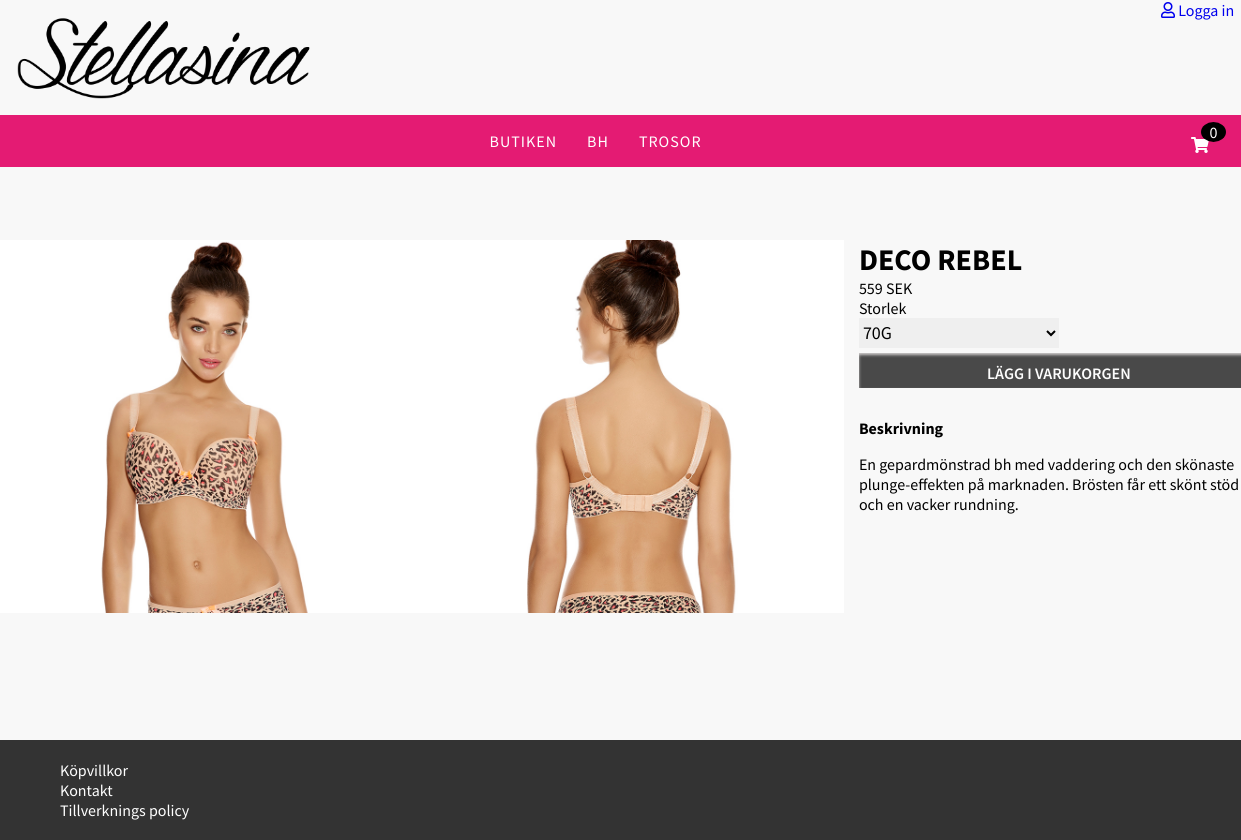
The page /shop/product-detail.php?product=4 on the database its author committed.
### tables this page shows
CREATE TABLE categorys
(   CategoryId INT NOT NULL AUTO_INCREMENT PRIMARY KEY,  
    CategoryName VARCHAR(550) NOT NULL
);

CREATE TABLE Products
(
    ProductsId INT NOT NULL AUTO_INCREMENT PRIMARY KEY,  
    ProductName VARCHAR(50) NOT NULL,
    Description VARCHAR(500) NOT NULL,
    Price  INT NOT NULL,
    Color VARCHAR(50) NOT NULL,
    Img  VARCHAR(500) NOT NULL,
    CategoryId INT NOT NULL,

    constraint FK_catID foreign key(CategoryId) references categorys(CategoryId)
);

CREATE TABLE images
(   ImageId INT NOT NULL AUTO_INCREMENT PRIMARY KEY,  
    ProductsId INT NOT NULL,
    Image VARCHAR(550) NOT NULL,

    constraint FK_prodimgId foreign key(ProductsId) references Products(ProductsId)
  );

### resources/classes/product.php (called while the page is built, shortened)
<?php
class Product {
    public function get_product() {
        $pdo = connect();
        $sql = "SELECT * FROM products
            WHERE ProductsId = '" . $this->{"ProductsId"} . "'";
        $toGet = $pdo->prepare($sql);
        $toGet->execute();
        return $toGet;
    }
    public function get_productvariation() {
        $pdo = connect();
        $sql = "SELECT *
        FROM productvariations  as PV
        JOIN products AS P ON PV.ProductId = P.ProductsId
        JOIN sizechart as S on PV.Size = S.SizeId
        WHERE ProductId = '" . $this->{"ProductId"} . "'";
        $toGet = $pdo->prepare($sql);
        $toGet->execute();
        return $toGet;
    }
    public function get_categoryForHeader() {
        $pdo = connect();
        $sql = "SELECT * FROM categorys";
        $toGet = $pdo->prepare($sql);
        $toGet->execute();
        return $toGet;
    }
    public function get_images() {
        $pdo = connect();
        $sql = "SELECT * FROM images
        WHERE ProductsId = '" . $this->{"ProductsId"} . "'";
        $toGet = $pdo->prepare($sql);
        $toGet->execute();
        return $toGet;
    }
}
?>

### shop/product-detail.php (the view, shortened to what this page needs)
<?php include_once '../header.php';
$product = New Product;
?>
<main id="product-content">
  <section>
  <form method="post" name="cartCount" action="">
      <?php if(isset($_GET['product'])) {
        $product->ProductsId = $_GET['product'];
        $product->ProductId = $_GET['product'];
        $product->ProductsId = $_GET['product'];
      } else {
        $product->ProductsId = $_POST['ProductsId'];
      }
        $result = $product->get_product();
        $test = $product->get_productvariation();
      while ($row = $result->fetch()) { ?>
      <div class="product-card-detail">
        <div class="product-image-wrapper">
          <img class="product-image" src="../<?php echo $row['Img'];?>" >
          <?php $results = $product->get_images();
          $Images = $results->fetch();
          if(isset($Images['Image'])) { ?>
          <img class="product-image" src="../<?php echo $Images['Image'];?>">
          <?php } ?>
        </div>
        <div class="product-details-text">
          <h2 class="title"><?php echo $row['ProductName']; ?></h2>
          <span class="price"><?php echo $row['Price'];?> SEK</span>
          <span class="select-title">Storlek</span>
          <select class="size" name="selectedSize">
            <?php while ($sizeRow = $test->fetch()) { ?>
              <option>
                <?php echo $sizeRow['Size']; ?>
              </option>
            <?php } ?>
          </select>
          <input type="submit" class="addtocart-btn"  name="addtocart" value="Lägg i varukorgen"/>
          <span class="title-description">Beskrivning</span>
          <p class="description"><?php echo $row['Description']; ?></p>
        </div>
      </div>
      <?php } ?>
    </form>
  </section>
</main>
<?php include_once "../footer.php";?>

### header.php (shortened to what this page needs)
<?php
$productCat = New Product;
$result = $productCat->get_categoryForHeader();
$category = $result->fetchAll();
?>
<!DOCTYPE html>
<html>
    <head>
        <link rel="stylesheet" href="https://use.fontawesome.com/releases/v5.11.2/css/all.css">
        <link rel="stylesheet" href="https://use.fontawesome.com/releases/v5.11.2/css/v4-shims.css">
        <link rel="stylesheet" type="text/css" href="http://localhost/Stellasina/css/style.css?d=<?php echo time(); ?>">
        <link rel="stylesheet" type="text/css" href="http://localhost/Stellasina/css/admin.css?d=<?php echo time(); ?>">
        <link rel="stylesheet" type="text/css" href="http://localhost/Stellasina/css/customer.css?d=<?php echo time(); ?>">
        <link rel="stylesheet" type="text/css" href="http://localhost/Stellasina/css/shop.css?d=<?php echo time(); ?>">
    </head>
<body>
    <header>
      <div class="header-logo">
        <a href="http://localhost/Stellasina/"><img src="http://localhost/Stellasina/img/logo.png"></a>
      </div>
      <?php if($_SESSION['authorized'] != true) { ?>
        <a href="http://localhost/Stellasina/login" class="login-logout"><i class="far fa-user"></i> Logga in</a>
      <?php } else if(isset ($_SESSION['authorized']) && $_SESSION['authorized'] === true) { ?>
        <a href="http://localhost/Stellasina/customerstart" class="my-account login-logout">Mitt konto</a>
        <a href="http://localhost/Stellasina/logout" class="login-logout"><i class="far fa-user"></i> Logga ut</a>
      <?php } ?>
      <nav class="main-nav">
        <div class="cart-button">
            <div class="qty-in-cart"></div>
            <i class="fas fa-shopping-cart"></i>
        </div>
        <ul>
            <li><a href="http://localhost/Stellasina/products">Butiken</a></li>
            <?php foreach($category as $row) { ?>
            <li><a href="http://localhost/Stellasina/category/<?php echo $row['CategoryName']; ?>"><?php echo $row['CategoryName'] ?></a></li>
            <?php } ?>
        </ul>
      </nav>
    </header>
    <?php   include_once 'headercart.php'; ?>

### css/style.css (style rules this page uses)
* { font-family: 'Source Sans Pro', sans-serif; box-sizing: border-box; }
html, body { box-sizing: border-box; width: 100%; min-height: 100%; height: 100%; }
body { margin: 0; padding: 0; background: #f8f8f8; }
main { margin: 120px auto 110px auto; }
header, main { width: 80%; display: block; }
header { width: 100%; justify-content: center; background: #f8f8f8; z-index: 10; height: 120px; }
.header-logo { width: 100%; top: 0; z-index: 999; background: #f8f8f8; position: absolute; }
header img { width: 300px; margin: 15px; }
header .login-logout { width: 80px; position: absolute; top: 0; right: 0; z-index: 999; }
.main-nav { width: 100%; background: #e41b73; display: block; top: 115px; position: absolute; z-index: 999; }
.main-nav ul { list-style: none; display: flex; justify-content: center; padding-left: 0px; }
.main-nav li { color: white; display: inline-block; text-transform: uppercase; font-family: 'Source Sans Pro', sans-serif; letter-spacing: 1px; }
.main-nav li a { padding-left: 15px; padding-right: 15px; }
.cart-button { width: 50px; display: block; float: right; cursor: pointer; }
.qty-in-cart { background: black; width: 25px; border-radius: 50%; z-index: 9999999; color: white; text-align: center; top: 7px; left: 10px; position: relative; }
.main-nav .fas { color: white; }
a { text-decoration: none; }
li > a { color: #fff; }
input { width: 90%; height: 35px; border: 2px solid #e41b73; box-shadow: inset 0px 2px 3px 0px #bbb7b7; padding: 5px; }

### css/shop.css (style rules this page uses)
#product-content { width: unset; }
.product-image-wrapper { box-sizing: border-box; }
.product-card-detail { height: 390px; }
.product-card-detail .product-image { width: 34%; float: left; }
.product-details-text { display: flex; flex-flow: column; flex-wrap: wrap; padding-left: 15px; width: 30%; right: 25px; }
.product-details-text .title { text-transform: uppercase; font-size: 30px; margin: 0; }
.title-description { margin-top: 30px; font-weight: bold; }
.product-details-text .size { border: none; width: 200px; height: 30px; font-size: 18px; }
.addtocart-btn { background: black; padding: 10px; color: #fff; text-transform: uppercase; border: none; width: 400px; font-weight: 600; font-size: 16px; margin-top: 5px; }
.addtocart-btn.active { opacity: 0.7; cursor: pointer; }

### rows shown on the page
categorys: CategoryName "BH"
categorys: CategoryName "TROSOR"
products: Img (picture), images.Image (picture), ProductName "DECO REBEL", Price "559", Description "En gepardmönstrad bh med vaddering och den skönaste plunge-effekten på marknaden. Brösten får ett skönt stöd och en vacker rundning."

### other values the page prints
form field selectedSize "70G"
